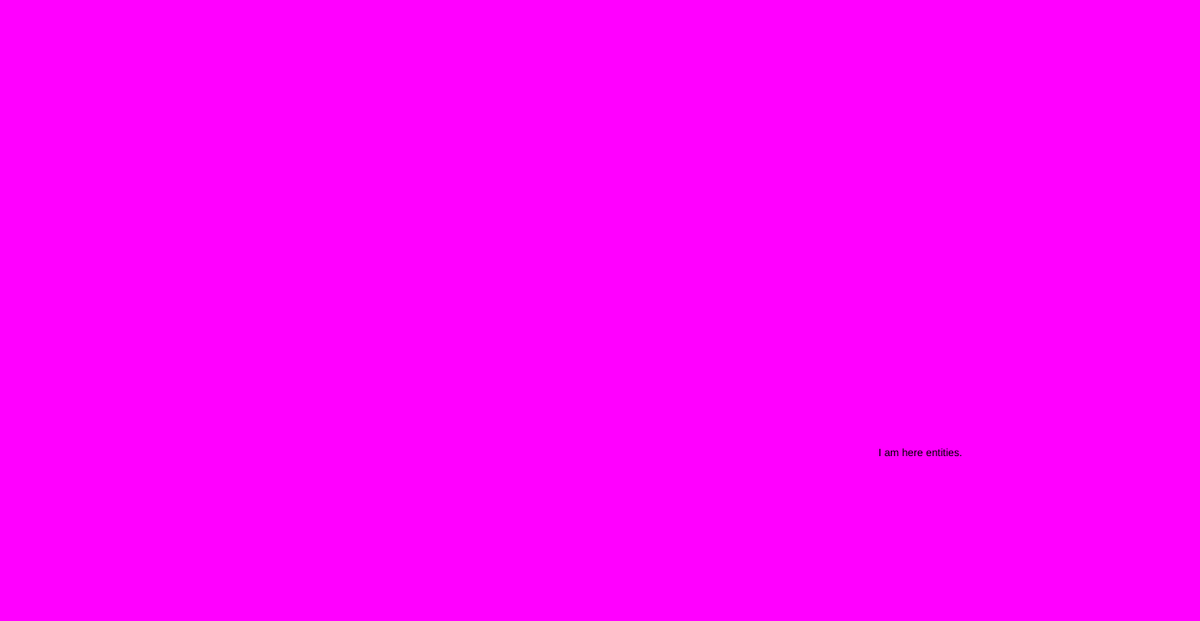
Frame 1 (no input)
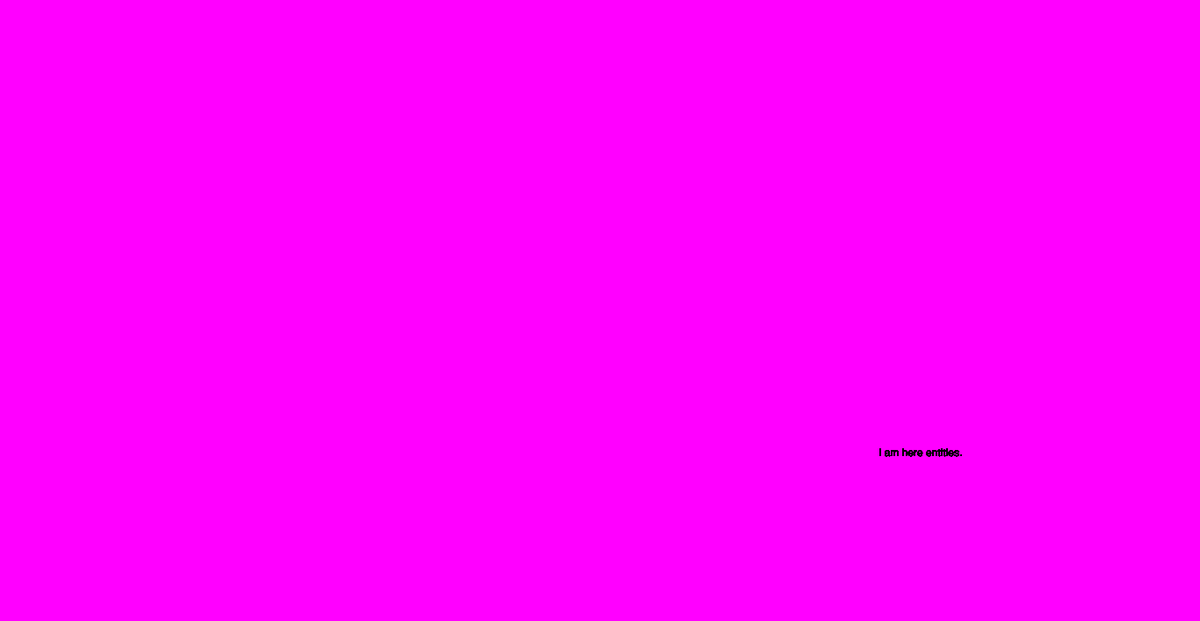
Frame 60 (no input)
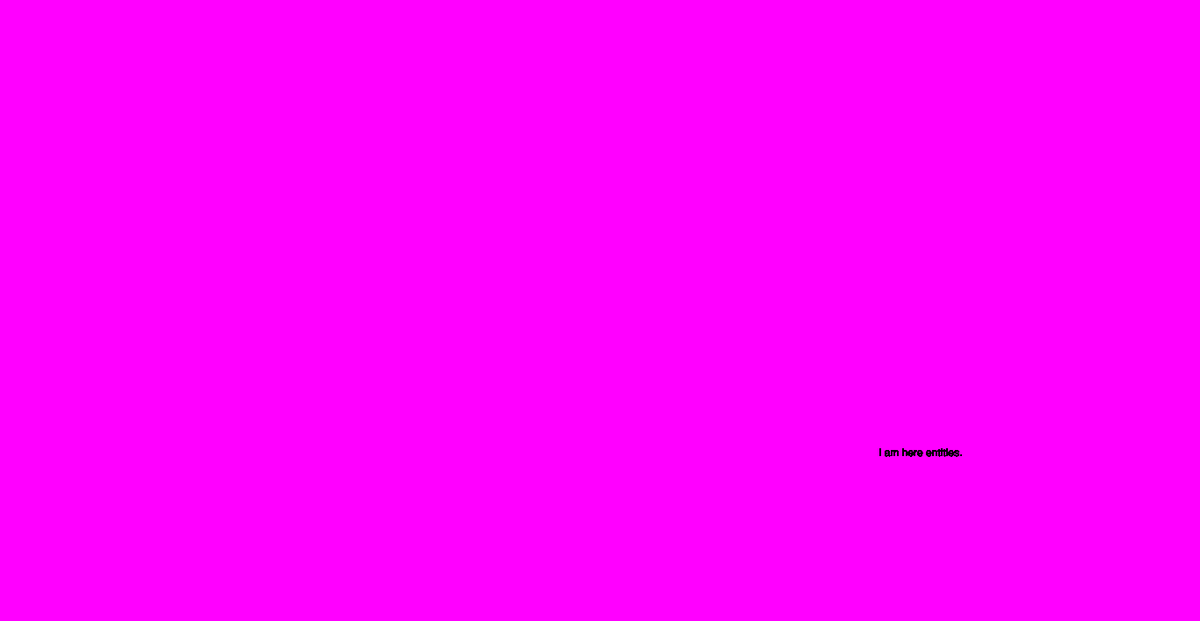
Frame 120 (the mouse pressed at the canvas centre since frame 60)

The p5.js sketch that drew these frames (run headless with seeded random() and noise() and a simulated clock; from frame 60 on, the mouse is pressed at the canvas centre):

// p5.js sketch
// ── sketch.js
function setup( ){

//creating canvas
      createCanvas( 1366, 708);

//coloring canvas
      background( 'magenta' );
}


//creating draw function
function draw( ){

//"hello world"
            text( "I am here entities.", 1000, 520 );

}
